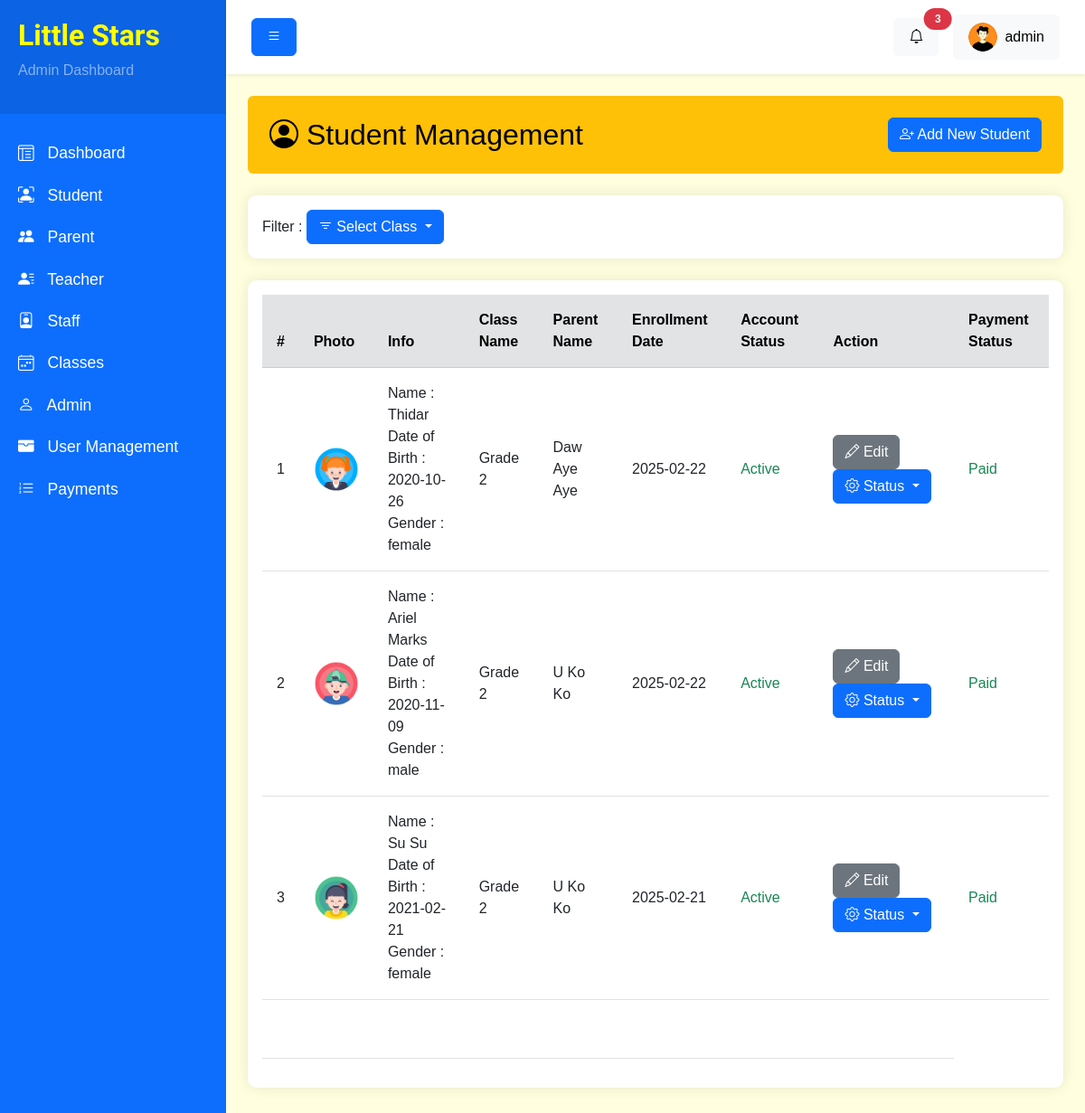
Page /backend/students.php?class_id=2 (signed in) on the committed database.
### tables this page shows
CREATE TABLE `Students` (
  `student_id` int NOT NULL,
  `parent_id` int NOT NULL,
  `class_id` int NOT NULL,
  `name` varchar(50) NOT NULL,
  `photo` varchar(255) DEFAULT NULL,
  `date_of_birth` date NOT NULL,
  `gender` enum('male','female') NOT NULL DEFAULT 'male',
  `enrollment_date` date NOT NULL,
  `status` enum('active','suspend','pending') NOT NULL DEFAULT 'pending'
);

CREATE TABLE `Classes` (
  `class_id` int NOT NULL,
  `teacher_id` int NOT NULL,
  `class_name` varchar(50) NOT NULL,
  `fees` int NOT NULL,
  `age_group` varchar(50) NOT NULL,
  `max_students` int DEFAULT NULL,
  `schedule` text,
  `start_date` date NOT NULL,
  `status` enum('active','inactive') NOT NULL DEFAULT 'active'
);

CREATE TABLE `Parents` (
  `parent_id` int NOT NULL,
  `user_id` int NOT NULL,
  `name` varchar(50) NOT NULL,
  `photo` varchar(255) DEFAULT NULL,
  `phone` varchar(50) NOT NULL,
  `address` text
);

### backend/students.php (the view, shortened to what this page needs)
<?php include '../database/db.php'; ?>
<?php include 'layouts/header.php'; ?>
<?php
    $page = isset($_GET['page']) ? (int)$_GET['page'] : 1;
    $class_id = isset($_GET['class_id']) ? (int)$_GET['class_id'] : '';
    $limit = 10;
    $offset = ($page-1) * $limit;
    if($class_id) {
        $get_student_list_query = "SELECT *,
        Students.photo AS student_photo,
        Students.status AS student_status,
        Students.name AS student_name,
        Parents.name AS parent_name,
        Classes.class_name AS class_name,
        Payments.photo AS payment_photo
        FROM Students
        LEFT JOIN Payments ON Students.student_id = Payments.student_id
        LEFT JOIN Parents ON Students.parent_id = Parents.parent_id
        LEFT JOIN Classes ON Students.class_id = Classes.class_id
        WHERE Students.class_id = $class_id AND Students.status != 'suspend'
        ORDER BY Students.student_id DESC LIMIT $limit OFFSET $offset";
    }
    $statement = $pdo->prepare($get_student_list_query);
    $statement->execute();
    $students = [];
    while($student = $statement->fetch(PDO::FETCH_ASSOC)) {
        $students[] = $student;
    }
?>
    <div class="wrapper">
        <?php include 'components/sidebar.php'; ?>
        <div id="content">
            <?php include 'components/top-nav.php'; ?>
            <div class="container-fluid p-4">
                <div class="bg-warning text-black p-4 rounded d-flex justify-content-between align-items-center mb-4">
                    <h2 class="mb-0"><i class="bi bi-person-circle"></i> Student Management</h2>
                    <button class="btn btn-primary" data-bs-toggle="modal" data-bs-target="#addStudentModal">
                        <i class="bi bi-person-plus"></i> Add New Student
                    </button>
                </div>
                <?php include './components/students/filters.php'; ?>
                <?php include 'components/students/table.php'; ?>
            </div>
        </div>
    </div>
<?php include 'layouts/footer.php'; ?>

### backend/components/students/table.php (shortened to what this page needs)
<div class="card">
    <div class="card-body">
        <div class="table-responsive">
            <table class="table align-middle">
                <thead class="table-secondary">
                    <tr>
                        <th>#</th>
                        <th>Photo</th>
                        <th>Info</th>
                        <th>Class Name</th>
                        <th>Parent Name</th>
                        <th>Enrollment Date</th>
                        <th>Account Status</th>
                        <th>Action</th>
                        <th colspan="2">Payment Status</th>
                    </tr>
                </thead>
                <tbody>
                        <?php if(isset($students) && count($students) > 0) : ?>
                            <?php $i = ($page - 1) * $limit + 1; ?>
                            <?php foreach($students as $student) : ?>
                                <tr>
                                    <td><?= $i++ ?></td>
                                    <td><img src="<?= $student['student_photo'] ? './uploads/' . $student['student_photo'] : 'https://placehold.co/32' ?>" alt="" width="50px"></td>
                                    <td>
                                        Name : <?= $student['student_name'] ?><br>
                                        Date of Birth : <?= $student['date_of_birth'] ?><br>
                                        Gender : <?= $student['gender'] ?>
                                    </td>
                                    <td><?= $student['class_name'] ?></td>
                                    <td><?= $student['parent_name'] ?></td>
                                    <td><?= $student['enrollment_date'] ?></td>
                                    <td>
                                        <?php if($student['student_status'] == 'active') : ?>
                                            <span class="text-success">Active</span>
                                        <?php elseif($student['student_status'] == 'pending') : ?>
                                            <span class="text-warning">Pending</span>
                                        <?php else : ?>
                                            <span class="text-danger">Suspend</span>
                                        <?php endif; ?>
                                    </td>
                                    <td>
                                        <a href="students-edit.php?id=<?= $student['student_id'] ?>" class="btn btn-secondary"><i class="bi bi-pencil"></i> Edit</a>
                                        <div class="dropdown d-inline-block">
                                            <button class="btn btn-primary dropdown-toggle" type="button" data-bs-toggle="dropdown" aria-expanded="false">
                                                <i class="bi bi-gear"></i> Status
                                            </button>
                                        </div>
                                    </td>
                                    <td>
                                        <?php if($student['payment_status'] == 'paid') : ?>
                                            <span class="text-success">Paid</span>
                                        <?php elseif($student['payment_status'] == 'unpaid') : ?>
                                            <span class="text-danger">Unpaid</span>
                                        <?php elseif($student['payment_status'] == 'decline') : ?>
                                            <span class="text-danger">Decline</span>
                                        <?php else : ?>
                                            <span class="text-warning">Checking</span>
                                        <?php endif; ?>
                                    </td>
                                    <td>
                                    </td>
                                </tr>
                            <?php endforeach; ?>
                        <?php endif; ?>
                </tbody>
                <tfoot>
                    <tr>
                        <th colspan="8">
                        </th>
                    </tr>
                </tfoot>
            </table>
        </div>
    </div>
</div>

### backend/css/style.css (style rules this page uses)
body { background: #f8f9fa; font-family: "Arial", sans-serif; }
.wrapper { display: flex; width: 100%; }
#content { width: 100%; min-height: 100vh; }
.card { border: none; border-radius: 10px; box-shadow: 0 0 15px rgba(0, 0, 0, 0.1); margin-bottom: 20px; }
.table > :not(caption) > * > * { padding: 1rem; }

### backend/layouts/header.php (style rules this page uses)
body { background-color: lightyellow !important; }

### rows in the picture
students: photo (picture), name "Thidar", date_of_birth "2020-10-26", gender "female", class.class_name "Grade 2", parent.name "Daw Aye Aye", enrollment_date "2025-02-22", status "Active"
students: photo (picture), name "Ariel Marks", date_of_birth "2020-11-09", gender "male", class.class_name "Grade 2", parent.name "U Ko Ko", enrollment_date "2025-02-22", status "Active"
students: photo (picture), name "Su Su", date_of_birth "2021-02-21", gender "female", class.class_name "Grade 2", parent.name "U Ko Ko", enrollment_date "2025-02-21", status "Active"

### other values in the picture
$item['name'] "Dashboard"
$item['name'] "Student"
$item['name'] "Parent"
$item['name'] "Teacher"
$item['name'] "Staff"
$item['name'] "Classes"
$item['name'] "Admin"
$item['name'] "User Management"
$item['name'] "Payments"
$_SESSION['admin_user']['name'] "admin"
